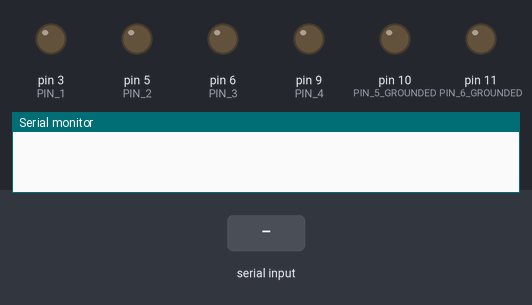
The sketch below on a simulated Arduino Uno, built with avr-gcc and run on an emulated ATmega328P. Parts: output pins drawn as LEDs (lit = HIGH), the last lines printed to the serial monitor. Dashed ring = blinking. The inputs (shaded band) are chosen by the test bench.

Above: at 1.2 s.
1.3 s: "90,45\n" received over Serial
At 1.9 s:
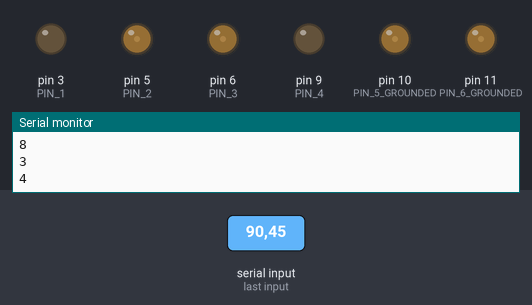
4.3 s: "30,150\n" received over Serial
At 5.44 s:
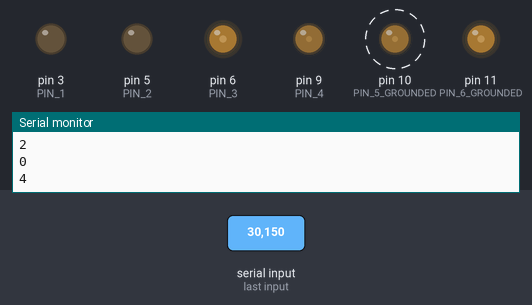
7.3 s: "200\n" received over Serial
At 8.36 s:
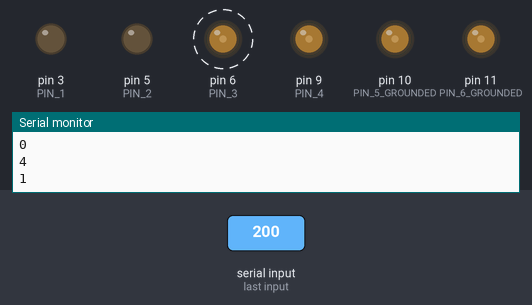
10.3 s: "5\n" received over Serial
At 10.78 s:
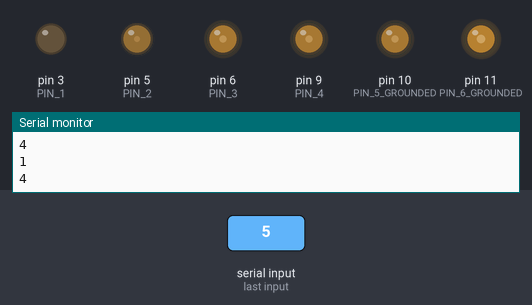
13.3 s: "90\n" received over Serial
16.3 s: "30,150\n" received over Serial
At 17.1 s:
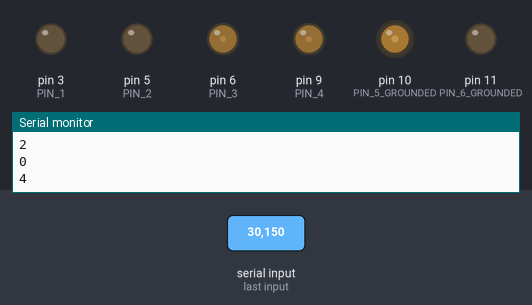
Timing chart, 0 to 18.8 s (numbered marks = the images above; inputs shaded):
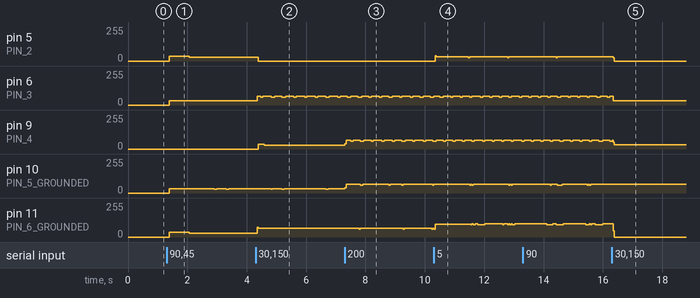

The sketch:

coube.ino
```cpp
#define NUM_LEDS 8

#define PIN_1 3
#define PIN_2 5
#define PIN_3 6
#define PIN_4 9
#define PIN_5_GROUNDED 10
#define PIN_6_GROUNDED 11

bool stateLeds[] = {0, 0, 0, 0, 0, 0, 0, 0};  // Состояние каждого светодиода (вкл или выкл)

int schemeLeds[8][2] = {{PIN_4, PIN_6_GROUNDED},  // Пины, которые нужно дернуть для определённого светоиода
  {PIN_4, PIN_5_GROUNDED},
  {PIN_3, PIN_6_GROUNDED},
  {PIN_3, PIN_5_GROUNDED},
  {PIN_2, PIN_6_GROUNDED},
  {PIN_2, PIN_5_GROUNDED},
  {PIN_1, PIN_6_GROUNDED},
  {PIN_1, PIN_5_GROUNDED}
};

int temp_led = 0;  // временное хранение при вводе

void setup()
{
  Serial.begin(9600);

  pinMode(PIN_1, OUTPUT);
  pinMode(PIN_2, OUTPUT);
  pinMode(PIN_3, OUTPUT);
  pinMode(PIN_4, OUTPUT);
  pinMode(PIN_5_GROUNDED, OUTPUT);
  pinMode(PIN_6_GROUNDED, OUTPUT);

  off_all();
}

bool changed = false;

void loop()
{
  if (Serial.available())
  {
    temp_led = Serial.read();
    temp_led = temp_led - '0' - 1;  // перевод ascii в цифру и потом в индекс
    if (temp_led >= 0)  // отброс плохих значений (плохой индекс или некорректный символ)
    {
      Serial.println(temp_led);
      stateLeds[temp_led] = !stateLeds[temp_led];  // переключаем светодиод
      changed = true;  // флаг о том что был ввод
    }
  }

  if (changed) {  // Если состояния поменялись, сброс (нужно при выключении последнего светодиода)
    off_all();
  }

  for (int8_t i = 0; i < NUM_LEDS; i++) {
    if (stateLeds[i]) {
      turnLed(i);  // Включаем, если светодиод надо включить (выключит прошлый светодиод и включит текущий)
    }
    else {
      turnLed(-1);  // Выключаем, если светодиод  не надо включать (выключит прошлый светодиод)
    }

    delay(1);  // Задержка теперь общая, каждый светодиод имеет свой квант времени, в который он либо горит, либо не горит. Теперь яркость всегда одинаковая
  }

  changed = false;
}

void off_all()
{
  digitalWrite(PIN_1, LOW);
  digitalWrite(PIN_2, LOW);
  digitalWrite(PIN_3, LOW);
  digitalWrite(PIN_4, LOW);
  digitalWrite(PIN_5_GROUNDED, LOW);
  digitalWrite(PIN_6_GROUNDED, LOW);
}

void turnLed(const int8_t& led)
{
  static uint8_t lastLed = -1;
  if (lastLed != led && lastLed != -1) {  // отключение пред светодиода
    digitalWrite(schemeLeds[lastLed][0], LOW);  // сначала убираем питание (светодиод доедает и не оставляет другому, который посстояно зажигался)
    //delayMicroseconds(200);)  // ждать не пришлось
    digitalWrite(schemeLeds[lastLed][1], LOW);  // теперь можно поставить землю другому светодиоду
  }

  lastLed = led;

  if (led != -1)
  {
    digitalWrite(schemeLeds[led][1], HIGH);  // сначала напряжение на пин grounded, чтобы другой светодиод вообще не зажигался
    digitalWrite(schemeLeds[led][0], HIGH);  // питание на нужный светодиод
  }
}
```

Measured:
- after the input at 1.3 s, pin 5 (PIN_2), pin 11 (PIN_6_GROUNDED): 0/255 → 34/255 after 0.09 s, → 28/255 0.68 s later; pin 6 (PIN_3): 0/255 → 32/255 after 0.09 s; pin 10 (PIN_5_GROUNDED): goes 33/255 1.5 s, 27/255 0.08 s, 33/255 0.32 s, 27/255 0.08 s, then 33/255, starting after 0.09 s
- after the input at 4.3 s, pin 5 (PIN_2): 28/255 → 0/255 after 0.09 s; pin 6 (PIN_3): 32/255 → 65/255 after 0.05 s, then moves between 59/255 and 65/255, repeating every 0.36 s; pin 9 (PIN_4): 0/255 → 35/255 after 0.09 s, → 27/255 0.20 s later; pin 11 (PIN_6_GROUNDED): 28/255 → 65/255 after 0.05 s
- after the input at 7.3 s, pin 11 (PIN_6_GROUNDED): goes 59/255 0.04 s, 65/255 1.4 s, 59/255 0.04 s, 65/255 0.92 s, 59/255 0.04 s, then 65/255, starting after 0.49 s
- after the input at 10.3 s, pin 5 (PIN_2): 0/255 → 32/255 after 0.05 s
- after the input at 16.3 s, pin 5 (PIN_2): 32/255 → 0/255 after 0.05 s; pin 10 (PIN_5_GROUNDED): stops changing and stays 65/255
